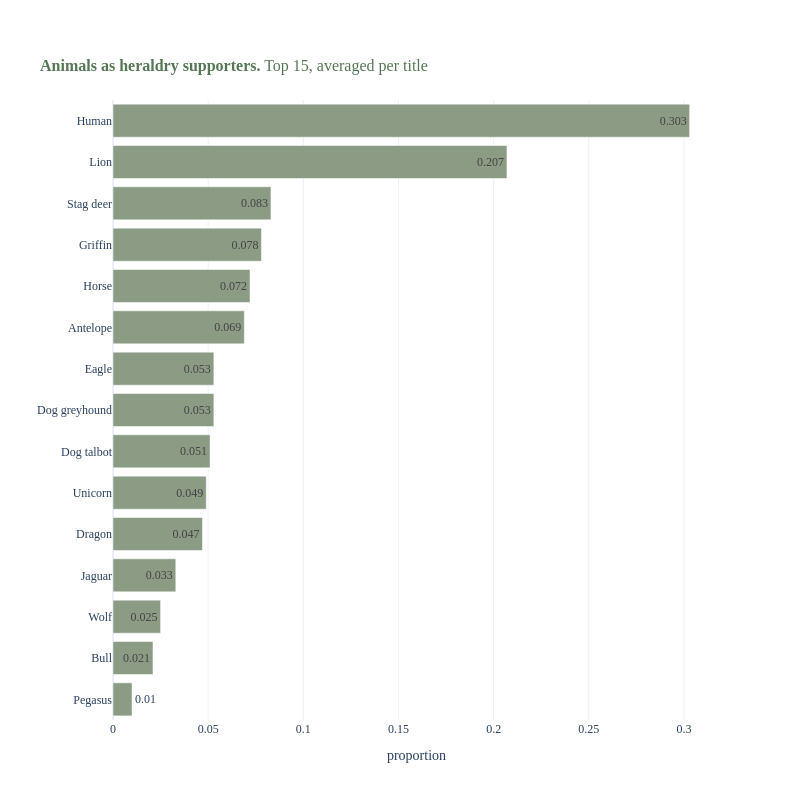

Notebook code cell kept with this figure:
### Code cell
top_avg_of_avg = avg_of_avg[-15:]
top_avg_of_avg['proportion'] = top_avg_of_avg['proportion'].apply(lambda x: round(x, 3))

plot = get_plot(chart_type='bar', title=f"<br><span style='color:{'#567755'}'><b>Animals as heraldry supporters.</b> Top 15, averaged per title</span>",
                data=top_avg_of_avg, x='proportion', y='label', text='proportion',
                x_name="proportion", y_name="", color_list=["#8B9B84"],
                hovertemplate="%{x}<br>%{y}", height=800)

plot.show()

### Figure 1 — Plotly figure (JSON) as saved in the notebook; plotly's stock layout.template omitted (floating-point values rounded to 4 significant figures)
{"data": [{"hovertemplate": "%{x}<br>%{y}", "legendgroup": "", "marker": {"color": "#8B9B84", "pattern": {"shape": ""}}, "name": "", "orientation": "h", "showlegend": false, "text": [0.01, 0.021, 0.025, 0.033, 0.047, 0.049, 0.051, 0.053, 0.053, 0.069, 0.072, 0.078, 0.083, 0.207, 0.303], "textposition": "auto", "type": "bar", "x": [0.01, 0.021, 0.025, 0.033, 0.047, 0.049, 0.051, 0.053, 0.053, 0.069, 0.072, 0.078, 0.083, 0.207, 0.303], "xaxis": "x", "y": ["Pegasus", "Bull", "Wolf", "Jaguar", "Dragon", "Unicorn", "Dog talbot", "Dog greyhound", "Eagle", "Antelope", "Horse", "Griffin", "Stag deer", "Lion", "Human"], "yaxis": "y"}], "layout": {"barmode": "relative", "coloraxis": {"showscale": false}, "font": {"family": "Futura"}, "height": 800, "legend": {"tracegroupgap": 0}, "paper_bgcolor": "#FFFFFF", "plot_bgcolor": "#FFFFFF", "showlegend": false, "title": {"font": {"size": 16}, "text": "<br><span style='color:#567755'><b>Animals as heraldry supporters.</b> Top 15, averaged per title</span>"}, "width": 800, "xaxis": {"anchor": "y", "domain": [0, 1], "title": {"text": "proportion"}}, "yaxis": {"anchor": "x", "domain": [0, 1], "title": {"text": ""}}}}
